Frame 1 (no input): blank canvas, image omitted
Frame 60 (no input): blank canvas, image omitted
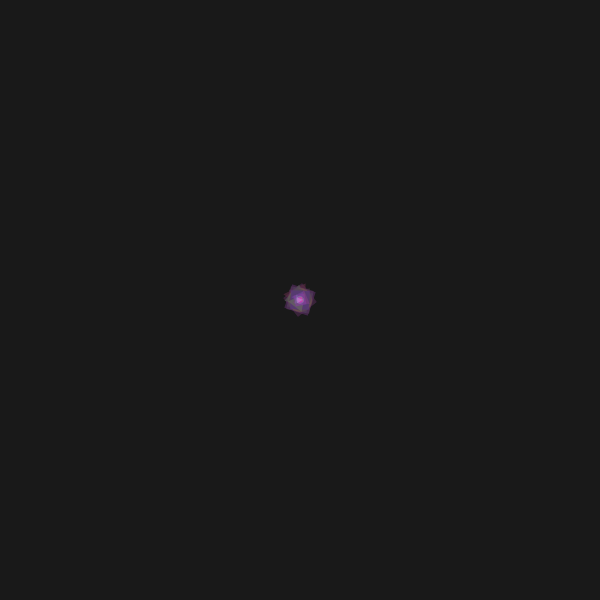
Frame 120 (the mouse pressed at the canvas centre since frame 60)

The p5.js sketch whose frames 1 and 60 were blank and that drew this single picture after the mouse press (run headless with seeded random() and noise() and a simulated clock; from frame 60 on, the mouse is pressed at the canvas centre):

// p5.js sketch
// ── sketch.js
let shapeTypes = ['circle', 'square', 'triangle'];
let lastX, lastY;

function setup() {
  createCanvas(600, 600);
  background(30);
  noStroke();
  lastX = mouseX;
  lastY = mouseY;
}

function draw() {
  // Soft fade to create motion trails
  fill(30, 15);
  rect(0, 0, width, height);

  // Calculate how fast the mouse is moving
  let speed = dist(mouseX, mouseY, lastX, lastY);
  lastX = mouseX;
  lastY = mouseY;

  if (mouseIsPressed) {
    let shape = random(shapeTypes);
    let baseSize = map(speed, 0, 50, 15, 110);
    let pulse = sin(frameCount * 0.2) * 10; // pulsating effect

    fill(random(150, 255), random(50, 200), random(150, 255), 160);

    push();
    translate(mouseX, mouseY);
    rotate(random(TWO_PI));
    
    let finalSize = baseSize + pulse;

    if (shape === 'circle') {
      ellipse(0, 0, finalSize, finalSize);
    } else if (shape === 'square') {
      rectMode(CENTER);
      rect(0, 0, finalSize, finalSize);
    } else if (shape === 'triangle') {
      triangle(-finalSize / 2, finalSize / 2, finalSize / 2, finalSize / 2, 0, -finalSize / 2);
    }
    pop();
  }
}

function keyPressed() {
  if (key.toLowerCase() === 'c') {
    background(30); // Clear the canvas with dark background
  }
}
